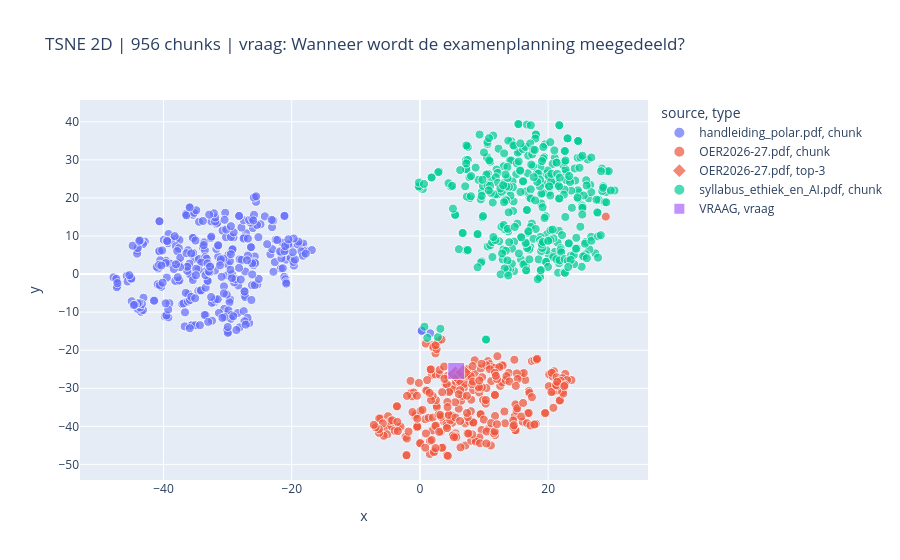

The notebook cell this image was saved under:
### Code cell
plot("tsne", 2, query=question, k=3)

### Figure 1 — Plotly figure (JSON) as saved in the notebook; plotly's stock layout.template omitted (floating-point values rounded to 4 significant figures; data arrays with more than 128 entries replaced by an {"elided": "..."} marker saying what was removed)
{"data": [{"customdata": {"elided": "317x4 mixed values"}, "hovertemplate": "<b>%{hovertext}</b><br><br>source=handleiding_polar.pdf<br>type=%{customdata[2]}<br>pages=%{customdata[0]}<br>faiss_id=%{customdata[1]}<extra></extra>", "hovertext": {"elided": "317 str values"}, "legendgroup": "handleiding_polar.pdf, chunk", "marker": {"color": "#636efa", "size": {"elided": "317 int values"}, "sizemode": "area", "sizeref": 0.09722, "symbol": "circle"}, "mode": "markers", "name": "handleiding_polar.pdf, chunk", "orientation": "v", "showlegend": true, "type": "scatter", "x": {"elided": "317 float values"}, "xaxis": "x", "y": {"elided": "317 float values"}, "yaxis": "y"}, {"customdata": {"elided": "271x4 mixed values"}, "hovertemplate": "<b>%{hovertext}</b><br><br>source=OER2026-27.pdf<br>type=%{customdata[2]}<br>pages=%{customdata[0]}<br>faiss_id=%{customdata[1]}<extra></extra>", "hovertext": {"elided": "271 str values"}, "legendgroup": "OER2026-27.pdf, chunk", "marker": {"color": "#EF553B", "size": {"elided": "271 int values"}, "sizemode": "area", "sizeref": 0.09722, "symbol": "circle"}, "mode": "markers", "name": "OER2026-27.pdf, chunk", "orientation": "v", "showlegend": true, "type": "scatter", "x": {"elided": "271 float values"}, "xaxis": "x", "y": {"elided": "271 float values"}, "yaxis": "y"}, {"customdata": [["39-40", 429, "top-3", 8], ["41", 433, "top-3", 8], ["53", 466, "top-3", 8]], "hovertemplate": "<b>%{hovertext}</b><br><br>source=OER2026-27.pdf<br>type=%{customdata[2]}<br>pages=%{customdata[0]}<br>faiss_id=%{customdata[1]}<extra></extra>", "hovertext": ["2.2. Organisatie van de examens  Art. 44 Examenperiodes  Binnen een examenperiode plannen opleidinge", "Art. 50 Examenplanning  De examenplanning wordt ten minste vier weken vooraf aan de studenten meeged", "Onderwijs- en Examenreglement 2025-2026 52 Art. 73 Schriftelijke examens  Een schriftelijk examen ma"], "legendgroup": "OER2026-27.pdf, top-3", "marker": {"color": "#EF553B", "size": [8, 8, 8], "sizemode": "area", "sizeref": 0.09722, "symbol": "diamond"}, "mode": "markers", "name": "OER2026-27.pdf, top-3", "orientation": "v", "showlegend": true, "type": "scatter", "x": [6.142, 5.519, 6.739], "xaxis": "x", "y": [-27.26, -26.26, -25.86], "yaxis": "y"}, {"customdata": {"elided": "365x4 mixed values"}, "hovertemplate": "<b>%{hovertext}</b><br><br>source=syllabus_ethiek_en_AI.pdf<br>type=%{customdata[2]}<br>pages=%{customdata[0]}<br>faiss_id=%{customdata[1]}<extra></extra>", "hovertext": {"elided": "365 str values"}, "legendgroup": "syllabus_ethiek_en_AI.pdf, chunk", "marker": {"color": "#00cc96", "size": {"elided": "365 int values"}, "sizemode": "area", "sizeref": 0.09722, "symbol": "circle"}, "mode": "markers", "name": "syllabus_ethiek_en_AI.pdf, chunk", "orientation": "v", "showlegend": true, "type": "scatter", "x": {"elided": "365 float values"}, "xaxis": "x", "y": {"elided": "365 float values"}, "yaxis": "y"}, {"customdata": [["", -1, "vraag", 14]], "hovertemplate": "<b>%{hovertext}</b><br><br>source=VRAAG<br>type=%{customdata[2]}<br>pages=%{customdata[0]}<br>faiss_id=%{customdata[1]}<extra></extra>", "hovertext": ["Wanneer wordt de examenplanning meegedeeld?"], "legendgroup": "VRAAG, vraag", "marker": {"color": "#ab63fa", "size": [14], "sizemode": "area", "sizeref": 0.09722, "symbol": "square"}, "mode": "markers", "name": "VRAAG, vraag", "orientation": "v", "showlegend": true, "type": "scatter", "x": [5.655], "xaxis": "x", "y": [-25.44], "yaxis": "y"}], "layout": {"legend": {"itemsizing": "constant", "title": {"text": "source, type"}, "tracegroupgap": 0}, "title": {"text": "TSNE 2D | 956 chunks | vraag: Wanneer wordt de examenplanning meegedeeld?"}, "xaxis": {"anchor": "y", "domain": [0, 1], "title": {"text": "x"}}, "yaxis": {"anchor": "x", "domain": [0, 1], "title": {"text": "y"}}}}
